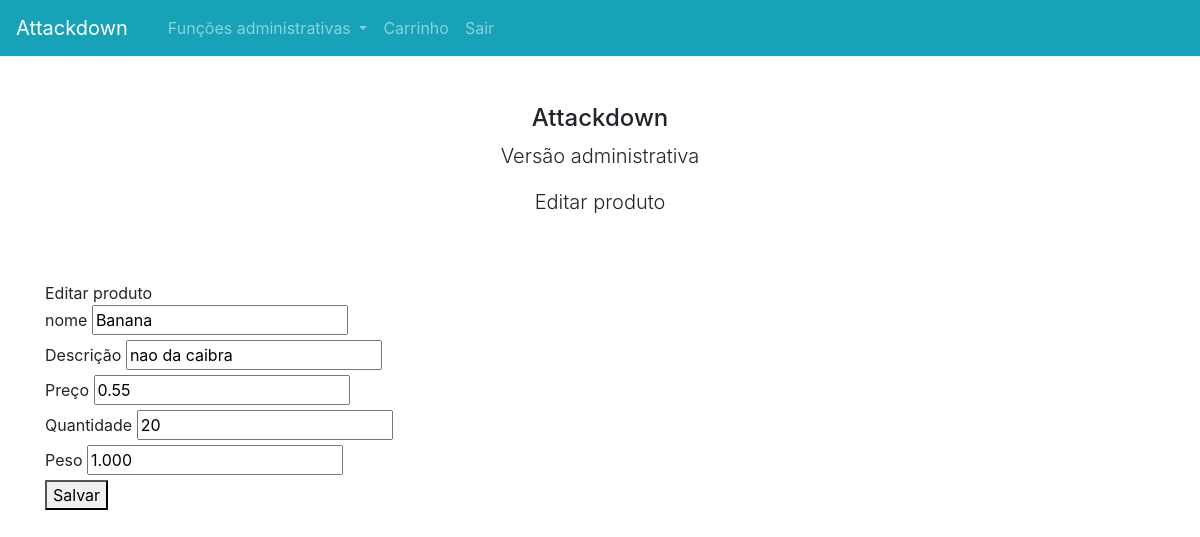
The app's page /produto/editar/1/, older data.
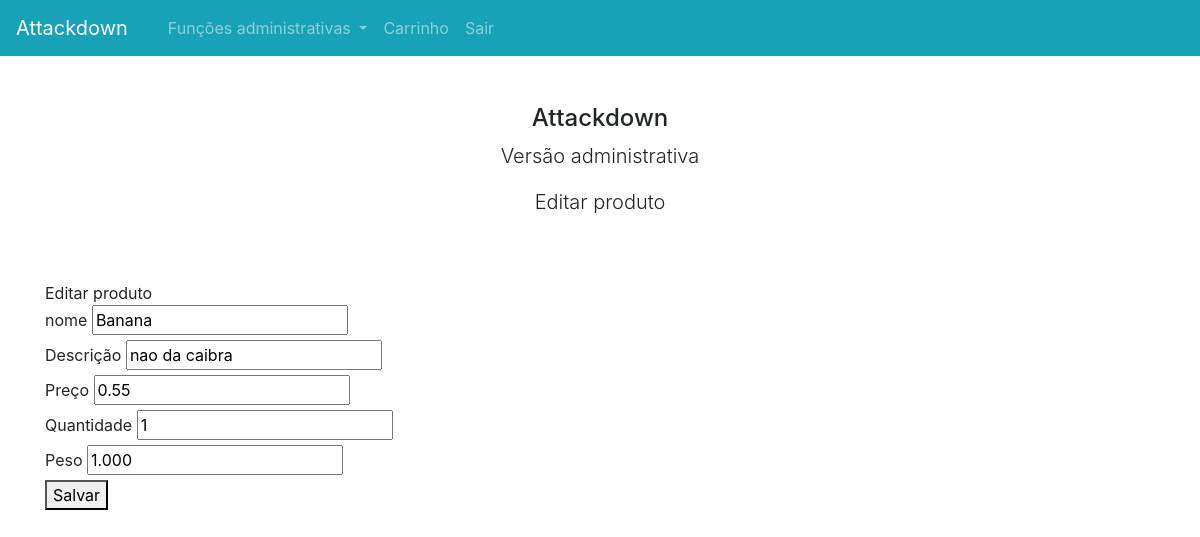
The same page, newer data.
### produto/models.py (models this page shows)
class Produto(models.Model):
    idProduto = models.AutoField(primary_key=True)
    nome = models.CharField(max_length=30)
    descricao = models.CharField(max_length=90)
    preco = models.DecimalField(max_digits=6, decimal_places=2, default=0.01)
    quantidade = models.IntegerField()
    peso = models.DecimalField(decimal_places=3, max_digits=5)

### produto/views.py (the view)
# urls.py: path('editar/<str:id_produto>/', views.editar_produto, name="editar-produto")
def editar_produto(request, id_produto):
    context = {}
    produto = get_object_or_404(Produto, idProduto=id_produto)
    if request.POST:
        editar_form = ProdutoForm(request.POST, instance=produto)
        if editar_form.is_valid():
            produto = editar_form.save()
            produto.save()
            return redirect("/produto/lista")
    else:
        editar_form = ProdutoForm(instance=produto)
        context['produto'] = editar_form
    return render(request, 'editar-produto.html', context)

### produto/forms.py
class ProdutoForm(forms.ModelForm):
    nome = forms.CharField()
    descricao = forms.CharField()
    preco = forms.DecimalField(min_value=0.00, initial=0.01)
    quantidade = forms.IntegerField(min_value=1, initial=0)
    peso = forms.DecimalField(min_value=0.0, initial=0.1)
    class Meta:
        model = Produto
        fields = ("nome", "descricao", "preco", "quantidade", "peso")

### templates/editar-produto.html (shortened to what this page needs)
{% extends "base.html" %}
{% block conteudo %}
{% block titulobody %}Editar produto{%endblock titulobody %}
    <form method="POST">{% csrf_token %}
        <label>nome</label>
        {{ produto.nome }}<br>
        <label>Descrição</label>
        {{ produto.descricao }}<br>
        <label>Preço</label>
        {{ produto.preco }}<br>
        <label>Quantidade</label>
        {{ produto.quantidade }}<br>
        <label>Peso</label>
        {{ produto.peso }}<br>
        <button>Salvar</button>
    </form>
{% endblock conteudo %}

Row changes from the older to the newer data that the page shows:
changed Produto "Banana": quantidade "20" → "1"
